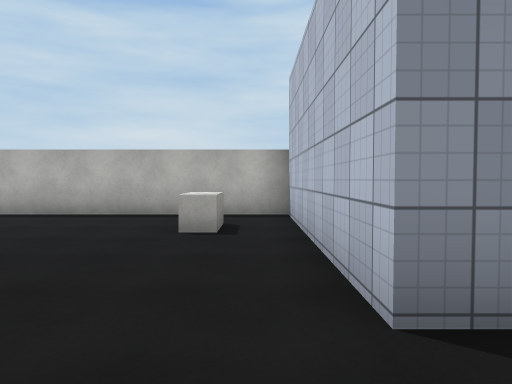
view 1 (above)

20 first-person views from a walk through a Unity game level. The camera is 1.4 m above the floor, tilts 2° down and sees 70° across. The floor is counted in squares, 2 m on a side. Each view is taken from the middle of a square. On the plan, view 1 faces up. The plan holds only what a view shows up to about 11 squares ahead; the rest is blank. The player is left out. Surface patterns are stand-ins for the level's own textures.

view 2
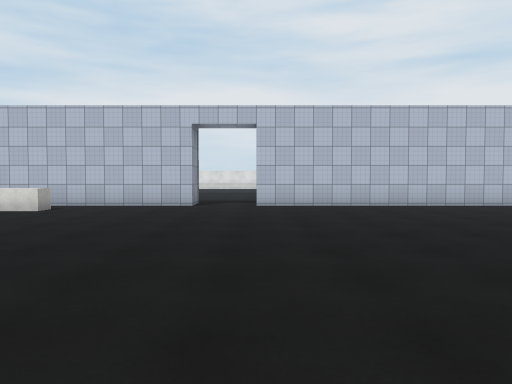

view 3
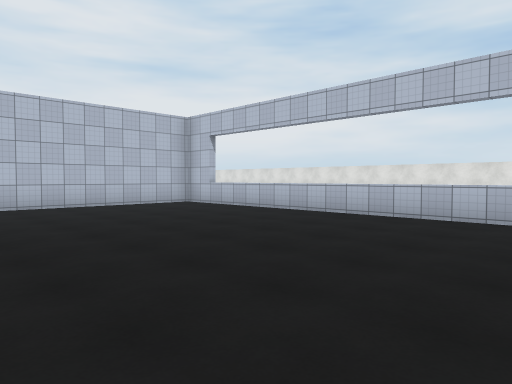

view 4
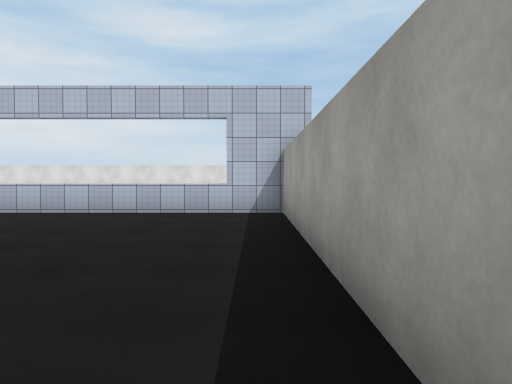

view 5
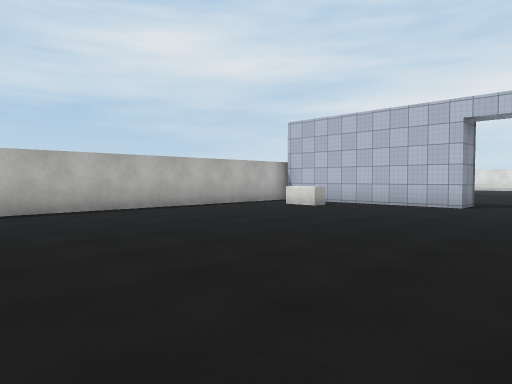

view 6
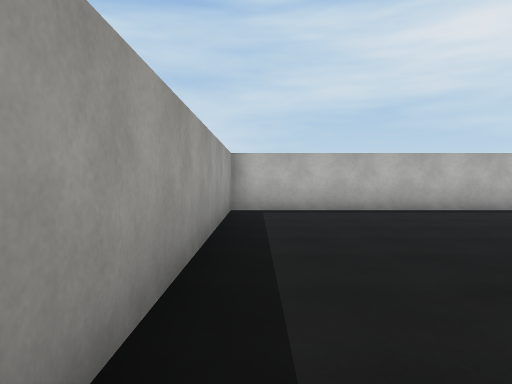

view 7
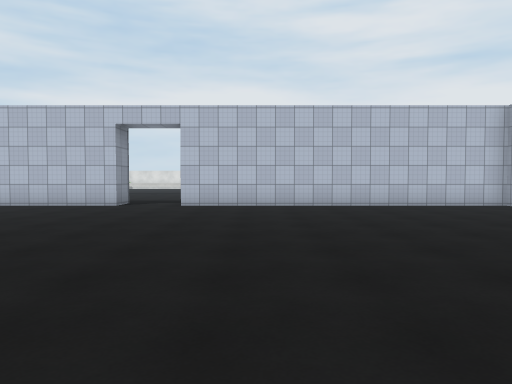

view 8
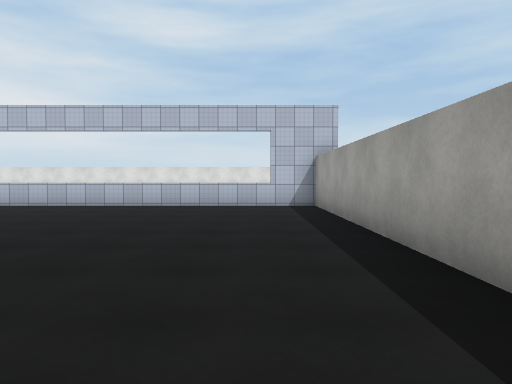

view 9
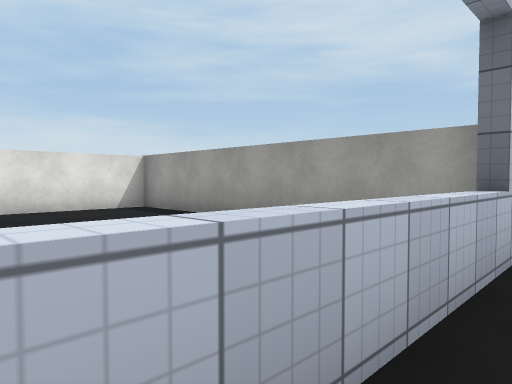

view 10
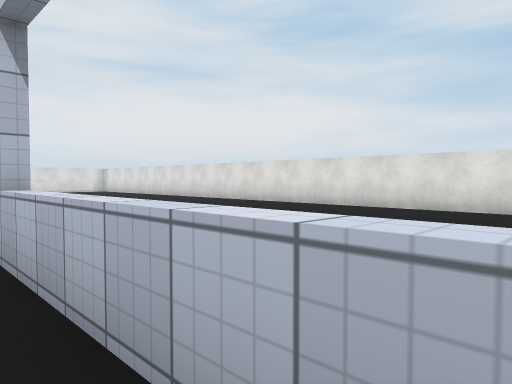

view 11
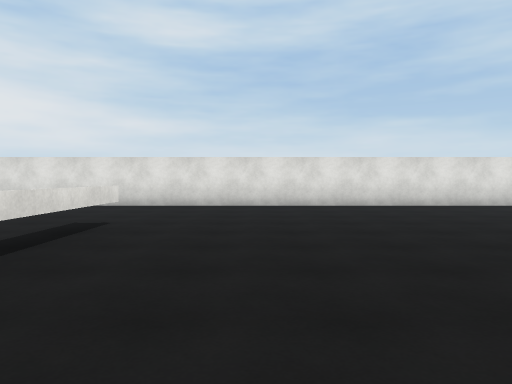

view 12
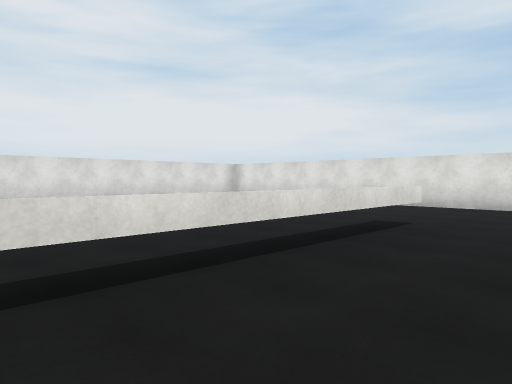

view 13
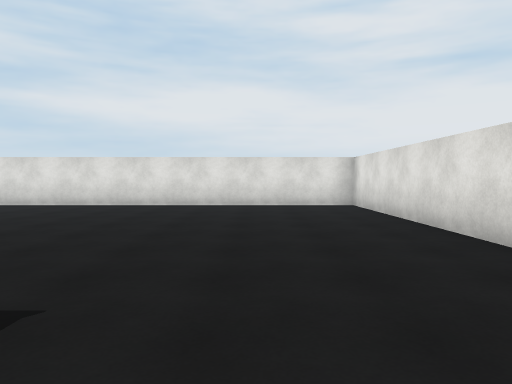

view 14
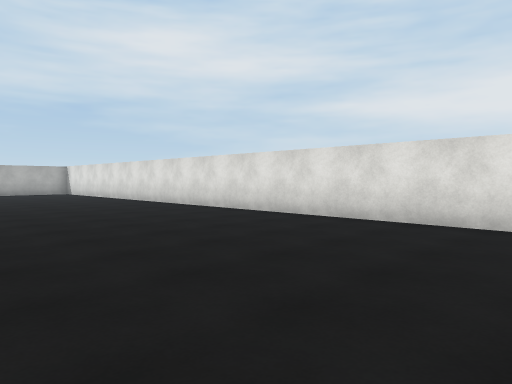

view 15
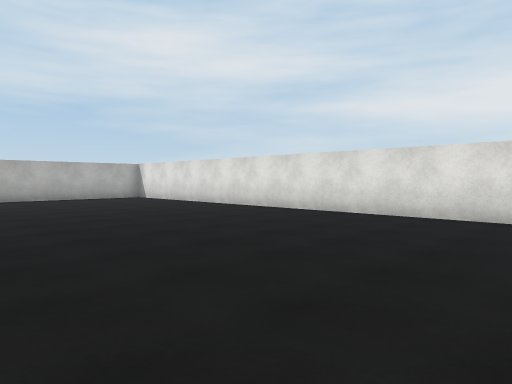

view 16
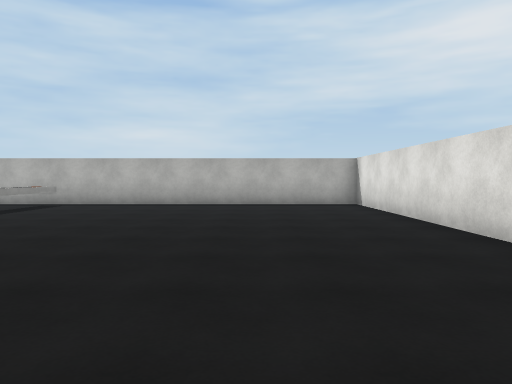

view 17
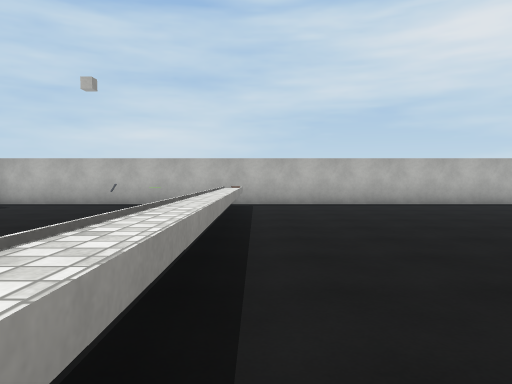

view 18
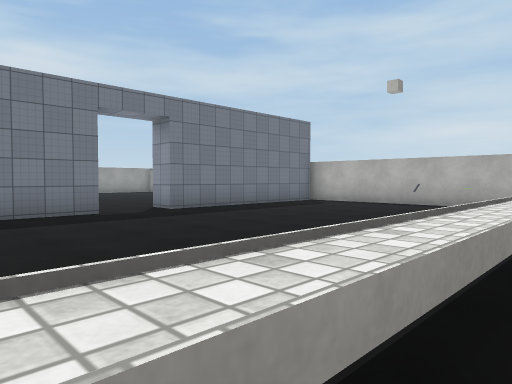

view 19
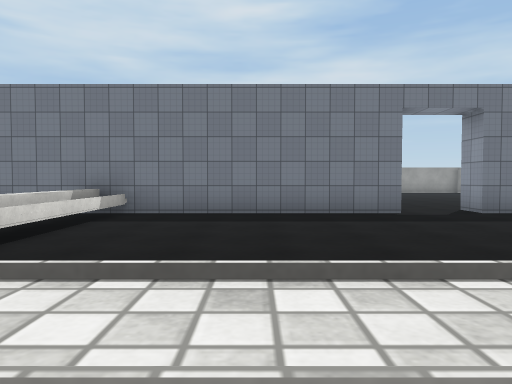

view 20
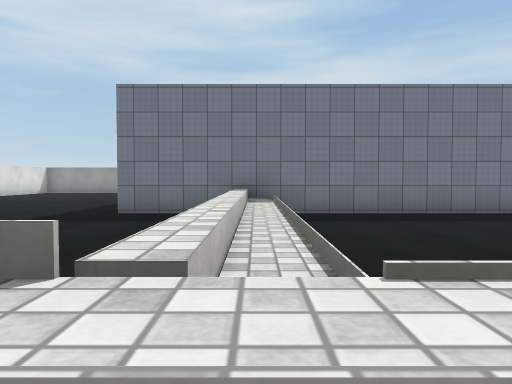

### Floor plan
Key: @ floor where view 1 was taken; # wall or solid block; . floor; = window, fence, low wall or low ledge; ^ raised ledge; O other object.
Columns run from 10 left of view 1 to 17 right of it. Each row starts with its distance up from view 1.
  8 ############################
  7 #..........#...............#
  6 #..........#..... ^........#
  5 #........O.#....O ^........#
  4 #..........#..... ^........#
  3 #..........#..... ^........#
  2 #..........#..... ^........#
  1 #................ ^........#
  0 #.........@...... ^........#
 -1 #..........#..... ^........#
 -2 #..........#..... ^........#
 -3 #..........#..... ^........#
 -4 #..........#..... ^ .......#
 -5 #..........#..... ^ .......#
 -6 #..........#^^^^^^^........#
 -7 #..........#......^.  .....#
 -8 #..........#......^........#
 -9 ##========##......^........#
-10 #       ..........^........#
-11 #       ..........^........#
-12 #       ..........^........#
-13 #       ..  ...............#
-14 #....  ....................#
-15 #....  ....................#
-16 #....  ....................#
-17 ####    ####################

Where each view was taken, in squares from view 1:
view 1: 0 up, 0 right, facing up
view 2: 0 up, 9 left, facing right
view 3: 2 down, 9 left, facing down-right
view 4: 1 down, 9 left, facing down
view 5: 1 down, 9 left, facing up-right
view 6: 1 down, 9 left, facing up
view 7: 2 down, 9 left, facing right
view 8: 1 up, 8 left, facing down
view 9: 8 down, 5 left, facing down-left
view 10: 8 down, 4 left, facing down-right
view 11: 7 down, 6 right, facing down
view 12: 7 down, 6 right, facing down-right
view 13: 14 down, 7 right, facing right
view 14: 11 down, 11 right, facing up-right
view 15: 6 down, 10 right, facing up-right
view 16: 3 down, 14 right, facing up
view 17: 3 down, 9 right, facing up
view 18: 3 down, 9 right, facing up-left
view 19: 3 down, 9 right, facing left
view 20: 6 down, 9 right, facing left
